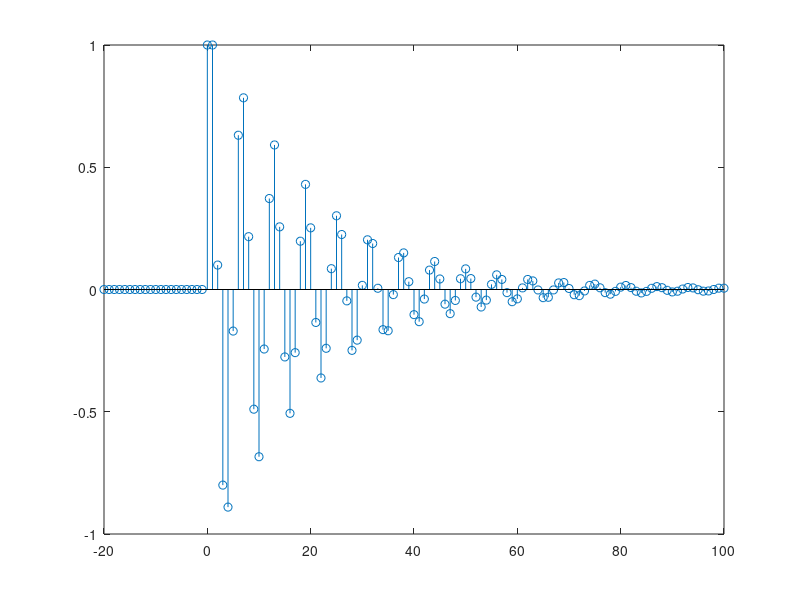

This figure's MATLAB source:
clc;
clear all;
close all;

% y[n] + 0.6*y[n-1] = x[n]
% for impulse response, h[n] + 0.6*h[n-1] = delta[n]
% assuming causal system h[-1] = 0
% we'll start index from i = 2, where h(1) = h[-2] = 0, h(2) = h[-1], h(3) = h[0] etc.

n = -20:100; % time index vector
x = (n==0); % delta[n]
h = zeros(1,length(n)); %defining 

for i = 3:length(n)
    h(i) = x(i) + h(i-1) - 0.9*h(i-2);
end

stem(n,h);